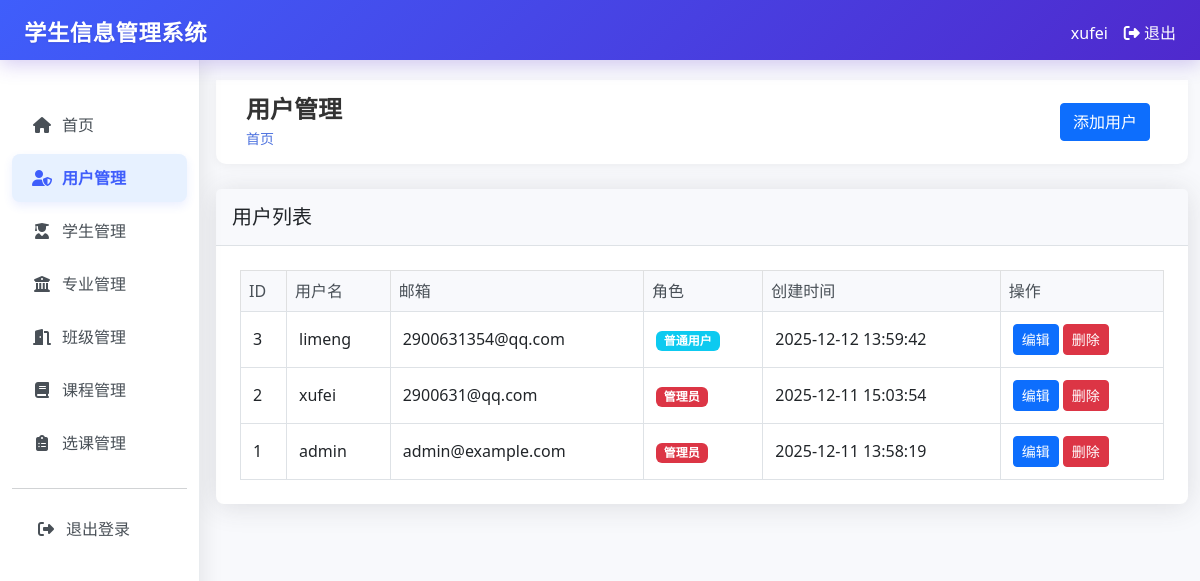
Page /users (signed in) on the earlier database version.
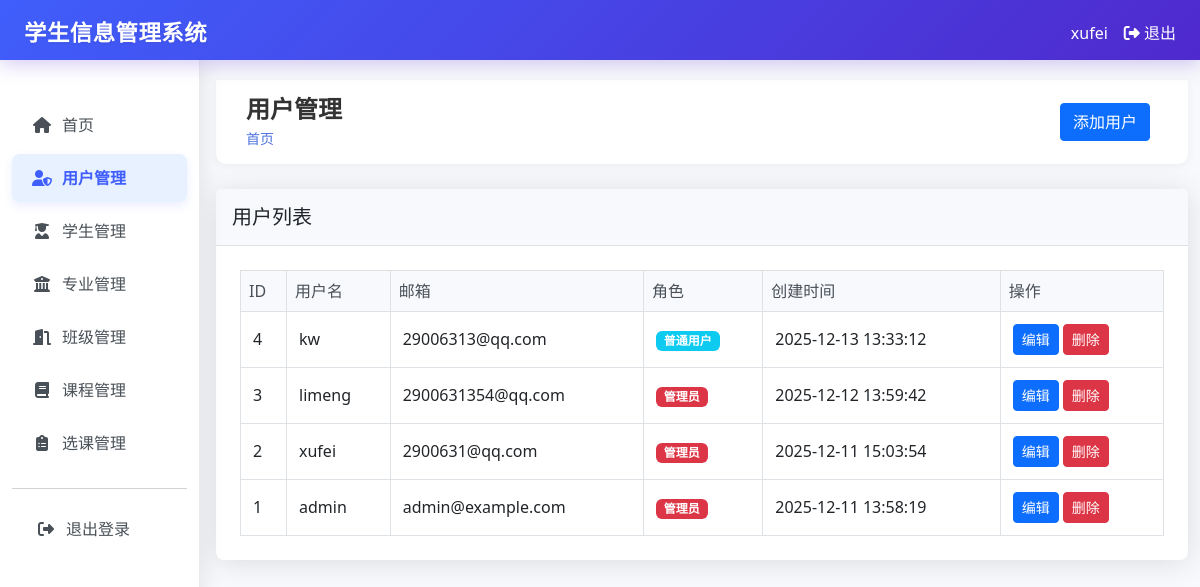
Same page on the later database version.
### tables this page shows
CREATE TABLE users (
        id INTEGER PRIMARY KEY AUTOINCREMENT,
        username TEXT UNIQUE NOT NULL,
        password TEXT NOT NULL,
        email TEXT UNIQUE NOT NULL,
        role TEXT NOT NULL DEFAULT 'user',
        created_at TIMESTAMP DEFAULT CURRENT_TIMESTAMP
    );

### app.py (the view)
@app.route("/users")
@login_required
@admin_required
def users():
    conn = get_db_connection()
    users = conn.execute("SELECT * FROM users ORDER BY created_at DESC").fetchall()
    conn.close()
    return render_template("users/index.html", users=users)

### app.py (called while the page is built)
def login_required(f):
    @wraps(f)
    def decorated_function(*args, **kwargs):
        if "user_id" not in session:
            return redirect(url_for("login"))
        return f(*args, **kwargs)
    return decorated_function

def admin_required(f):
    @wraps(f)
    def decorated_function(*args, **kwargs):
        if "user_id" not in session or session.get("role") != "admin":
            flash("您没有权限访问此页面")
            return redirect(url_for("dashboard"))
        return f(*args, **kwargs)
    return decorated_function

def get_db_connection():
    conn = sqlite3.connect("student_management.db")
    conn.row_factory = sqlite3.Row
    return conn

### templates/users/index.html (shortened to what this page needs)
{% extends "base.html" %}
{% block header %}用户管理{% endblock %}
{% block actions %}
<a href="{{ url_for('create_user') }}" class="btn btn-primary">添加用户</a>
{% endblock %}
{% block content %}
<div class="card">
    <div class="card-header">
        <h5 class="card-title mb-0">用户列表</h5>
    </div>
    <div class="card-body">
        <div class="table-responsive">
            <table class="table table-bordered table-hover">
                <thead class="table-light">
                    <tr>
                        <th>ID</th>
                        <th>用户名</th>
                        <th>邮箱</th>
                        <th>角色</th>
                        <th>创建时间</th>
                        <th>操作</th>
                    </tr>
                </thead>
                <tbody>
                    {% for user in users %}
                    <tr>
                        <td>{{ user.id }}</td>
                        <td>{{ user.username }}</td>
                        <td>{{ user.email }}</td>
                        <td>
                            {% if user.role == 'admin' %}
                            <span class="badge bg-danger">管理员</span>
                            {% else %}
                            <span class="badge bg-info">普通用户</span>
                            {% endif %}
                        </td>
                        <td>{{ user.created_at }}</td>
                        <td>
                            <a href="{{ url_for('edit_user', user_id=user.id) }}" class="btn btn-sm btn-primary">编辑</a>
                            <form action="{{ url_for('delete_user', user_id=user.id) }}" method="post" style="display: inline;" onsubmit="return confirm('确定要删除此用户吗？');">
                                <button type="submit" class="btn btn-sm btn-danger">删除</button>
                            </form>
                        </td>
                    </tr>
                    {% endfor %}
                </tbody>
            </table>
        </div>
    </div>
</div>
{% endblock %}

### templates/base.html (shortened to what the changed rows need)
<!DOCTYPE html>
<html lang="zh-CN">
<head>
    <link href="https://cdn.jsdelivr.net/npm/bootstrap@5.3.0/dist/css/bootstrap.min.css" rel="stylesheet">
    <link rel="stylesheet" href="https://cdnjs.cloudflare.com/ajax/libs/font-awesome/6.4.0/css/all.min.css">
</head>
<body>
    <nav class="navbar navbar-dark fixed-top system-header">
        <div class="container-fluid">
            <div class="d-flex">
                <span class="text-white me-3">{{ session.username }}</span>
                <a href="{{ url_for('logout') }}" class="text-white text-decoration-none me-4">
                    <i class="fas fa-sign-out-alt"></i> 退出
                </a>
            </div>
        </div>
    </nav>
    <div class="container-fluid" style="padding-top: 60px;">
        <div class="row">
            <main class="col-md-9 ms-sm-auto col-lg-10 px-md-4 content" style="margin-left: 250px; padding-top: 20px;">
                <div class="top-header">
                    <div>
                        <h1 class="page-title">{% block header %}{% endblock %}</h1>
                    </div>
                </div>
                {% block content %}{% endblock %}
            </main>
        </div>
    </div>
</body>
</html>

Differences in the rows shown:
added users: id "4", username "kw", email "29006313@qq.com", role "普通用户", created_at "2025-12-13 13:33:12"
changed users "limeng": role "普通用户" → "管理员"
